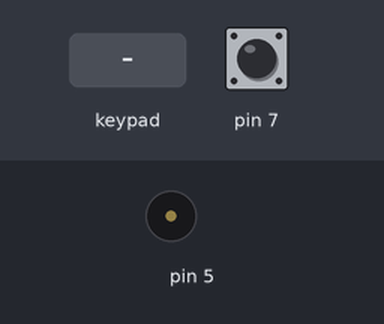
A sketch run on a simulated Arduino Uno, built with avr-gcc and run on an emulated ATmega328P. Parts: buzzer (waves = sounding). The inputs (shaded band) are chosen by the test bench; at power-on: pin 7 HIGH. What the sketch prints to the serial monitor is not drawn.

Above: at 1.2 s.
1.3 s: key 'U' pressed
At 1.46 s:
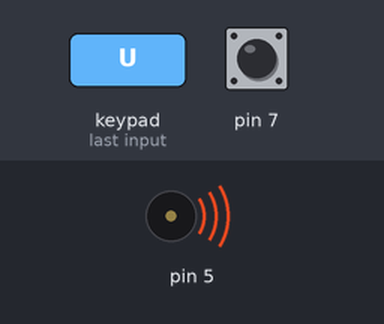
Timing chart, 0 to 4.3 s (numbered marks = the images above; inputs shaded):
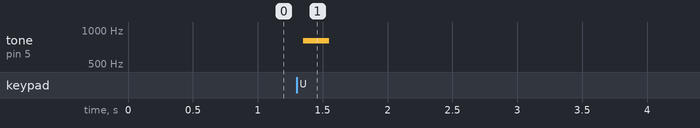

Measured:
- after the input at 1.3 s, tone on pin 5: silent → 800 Hz after 0.05 s, → silent 0.20 s later

The sketch:

AL5D_PS2.ino
```cpp
#include <SoftwareSerial.h>
#include <PS2X_lib.h>

#define DEBUG

#define DBGSerial Serial
SoftwareSerial SSCSerial(13, 12);


//comment to disable the Force Sensitive Resister on the gripper
//#define FSRG

//FSRG pin Must be analog!!
#define FSRG_pin A1

//uncomment for digital servos in the Shoulder and Elbow
//that use a range of 900ms to 2100ms
//#define DIGITAL_RANGE

//Select which arm by uncommenting the corresponding line
//#define AL5A
//#define AL5B
#define AL5D

#ifdef AL5A
const float A = 3.75;
const float B = 4.25;
#elif defined AL5B
const float A = 4.75;
const float B = 5.00;
#elif defined AL5D
const float A = 5.75; // distance between shoulder axis and elbow axis in inches
const float B = 7.375;// distance between elbow axis and wrist axis in inches
#endif

//PS2 pins connected to BotBoarduino
#define DAT 6
#define CMD 7
#define ATT 8
#define CLK 9

//PS2 analog joystick Deadzone
#define Deadzone 10

//Math constants
const float rtod = 57.295779;
const float atop = 11.111;

//Arm Speed Variables
float Arm_Speed = 1.0;
int Arm_sps = 3;

//Arm Current Pos
float X = 4;
float Y = 4;
int Z = 1500;
int G = 1500;
int WR = 1500; // wrist rotate default position
float WA = 0;

//Arm temp pos
float tmpx = 4;
float tmpy = 4;
int tmpz = 1500;
int tmpg = 1500;
int tmpwr = 1500;
float tmpwa = 0;

PS2X ps2x;

boolean mode = true;

void setup()
{
  DBGSerial.begin(57600);
  SSCSerial.begin(38400);
  pinMode(7, INPUT);
  pinMode(5, OUTPUT);
  if(!digitalRead(7))
  {
    tone(5, 1000, 500);
    SSCForwarder();
  }

// SSC-32 debugging
  int error = 0;
  error = ps2x.config_gamepad(CLK,CMD,ATT,DAT, true, true);   //setup pins and settings:  GamePad(clock, command, attention, data, Pressures?, Rumble?) check for error

#ifdef DEBUG
  if(error == 0)
    DBGSerial.println("Found Controller, configured successful");

  else if(error == 1)
    DBGSerial.println("No controller found");

  else if(error == 2)
    DBGSerial.println("not accepting commands");

  else if(error == 3)
    DBGSerial.println("refusing Pressures mode");

  byte type = 0;
  type = ps2x.readType();
    switch(type)
    {
      case 0:
       DBGSerial.println("Unknown");
       break;
      case 1:
       DBGSerial.println("DualShock");
       break;
      case 2:
       DBGSerial.println("GuitarHero");
       break;
    }
#endif

}

void SSCForwarder()
{
    delay(2000);
    int sChar;
    int sPrevChar;

    while(digitalRead(7)) {
        if ((sChar = DBGSerial.read()) != -1) {
            SSCSerial.write(sChar & 0xff);
            if (((sChar == '\n') || (sChar == '\r')) && (sPrevChar == '$'))
                break;    // exit out of the loop
            sPrevChar = sChar;
        }
        if ((sChar = SSCSerial.read()) != -1) {
            DBGSerial.write(sChar & 0xff);
        }
    }
}

int Arm(float x, float y, float z, int g, float wa, int wr) //Here's all the Inverse Kinematics to control the arm
{
  float M = sqrt((y*y)+(x*x)); // radial length between the base axis and the gripper axis
  if(M <= 0) // if the angle is less than 0, do not attempt to move there
    return 1;
  float A1 = atan(y/x); // The calculation above determines the angle between the horizontal and the angle formed between the shoulder axis and the wrist axis.
  if(x <= 0) // if the angle is less than 0, do not attempt to move there
    return 1;
  float A2 = acos((A*A-B*B+M*M)/((A*2)*M)); // This is the angle between the line formed between the shoulder axis and the wrist axis and the line formed between the shoulder and elbow
  float Elbow = acos((A*A+B*B-M*M)/((A*2)*B)); // This is the angle between the line formed between the elbow axis and the shoulder axis and the line formed between the elbow axis and the wrist axis
  float Shoulder = A1 + A2; // This is the angle between the horizontal and the line formed between the shoulder axis and the elbow axis
  Elbow = Elbow * rtod;
  Shoulder = Shoulder * rtod;
  while((int)Elbow <= 0 || (int)Shoulder <= 0) // if the angle is less than 0, do not attempt to move there
    return 1;
  float Wrist = abs(wa - Elbow - Shoulder) + 7.50; // the wrist is not included in the above calculations and is set at a predetermined angle w.r.t. the horizontal.
#ifdef DIGITAL_RANGE
  Elbow = map((180 - Elbow) * atop, 500, 2500, 900, 2100); // convert the angle to pulse for the elbow
  Shoulder = map(Shoulder*atop + 500, 500, 2500, 900, 2100); //convert the angle to pulse for the shoulder
#else
  Elbow = (180 - Elbow) * atop;
  Shoulder = Shoulder * atop + 500;
#endif
  Wrist = (180 - Wrist) * atop + 500;
  SSCSerial.print("#10 P");
  SSCSerial.println(z);
  SSCSerial.print(" #11 P");
  SSCSerial.print(Shoulder);
  SSCSerial.print(" #12 P");
  SSCSerial.print(Elbow);
  SSCSerial.print(" #13 P");
  SSCSerial.print(Wrist);
#ifndef FSRG // force sensor
  SSCSerial.print(" #14 P");
  SSCSerial.print(g);
#endif // wrist rotate
  SSCSerial.print(" #15 P");
  SSCSerial.print(wr);
  SSCSerial.println();
  Y = tmpy;
  X = tmpx;
  Z = tmpz;
  WA = tmpwa;
#ifndef FSRG
  G = tmpg;
#endif
  WR = tmpwr;
  return 0;
}

void Arm_mode()
{
  int LSY = 128 - ps2x.Analog(PSS_LY); // reading analog values from controller
  int LSX = ps2x.Analog(PSS_LX) - 128;
  int RSY = 128 - ps2x.Analog(PSS_RY);
  int RSX = ps2x.Analog(PSS_RX) - 128;

  if(RSY > Deadzone || RSY < -Deadzone)
    tmpy = max(Y + RSY/1000.0*Arm_Speed, -1);

  if(RSX > Deadzone || RSX < -Deadzone)
    tmpx = max(X + RSX/1000.0*Arm_Speed, -0.5);

  if(LSY > Deadzone || LSY < -Deadzone)
    tmpwa = constrain(WA + LSY/100.0*Arm_Speed, 0, 180);

  if(LSX > Deadzone || LSX < -Deadzone)
    tmpz = constrain(Z + LSX/10.0*Arm_Speed, 500, 2500);

  if(ps2x.Button(PSB_R1))
  {
    #ifdef FSRG // if force sensor is used
    int gPos;
    int reading;
    SSCSerial.println("QP 14");
    while(SSCSerial.available() == 0)
      delay(1);
    gPos = SSCSerial.read() * 10;
    SSCSerial.println("VC");
    while(SSCSerial.available() == 0)
      delay(1);
    reading = SSCSerial.read();
    while(reading < 50 && gPos < 2400)
    {
      gPos += 10;
      SSCSerial.print("#14 P");
      SSCSerial.println(gPos);
      SSCSerial.println("VC");
      while(SSCSerial.available() == 0)
        delay(1);
      reading = SSCSerial.read()
    }
    #else
    tmpg = constrain(G + 20*Arm_Speed, 500, 2500);
    #endif
  }
  if(ps2x.Button(PSB_R2))
  {
    #ifdef FSRG
    int gPos;
    SSCSerial.println("QP 14");
    while(SSCSerial.available() == 0)
      delay(1);
    gPos = SSCSerial.read() * 10;
    while(gPos > 1500)
    {
      SSCSerial.print("#14 P");
      SSCSerial.println(gPos);
      gPos -= 50;
    }
    #else
    tmpg = constrain(G - 20*Arm_Speed, 1500, 2400);
    #endif
  }

  if(ps2x.Button(PSB_L1))
    tmpwr = max(WR + 20*Arm_Speed, 500);
  else if(ps2x.Button(PSB_L2))
    tmpwr = min(WR - 20*Arm_Speed, 2500);


  if(ps2x.ButtonPressed(PSB_PAD_UP))
  {
    Arm_sps = min(Arm_sps + 1, 5);
    tone(5, Arm_sps*200, 200);
  }
  else if(ps2x.ButtonPressed(PSB_PAD_DOWN))
  {
    Arm_sps = max(Arm_sps - 1, 1);
    tone(5, Arm_sps*200, 200);
  }

  Arm_Speed = Arm_sps*0.20 + 0.60;

 if(Arm(tmpx, tmpy, tmpz, tmpg, tmpwa, tmpwr))
   {
     #ifdef DEBUG
     DBGSerial.print("NONREAL Answer");
     #endif
   }

 if(tmpx < 2 && tmpy < 2 && RSX < 0)
   {
     tmpy = tmpy + 0.05;
     Arm(tmpx, tmpy, tmpz, tmpg, tmpwa, tmpwr);
   }
 else if(tmpx < 1 && tmpy < 2 && RSY < 0)
   {
     tmpx = tmpx + 0.05;
     Arm(tmpx, tmpy, tmpz, tmpg, tmpwa, tmpwr);
   }

}


void loop()
{
  ps2x.read_gamepad(); //update the ps2 controller
  Arm_mode();
  delay(30);
}
```
